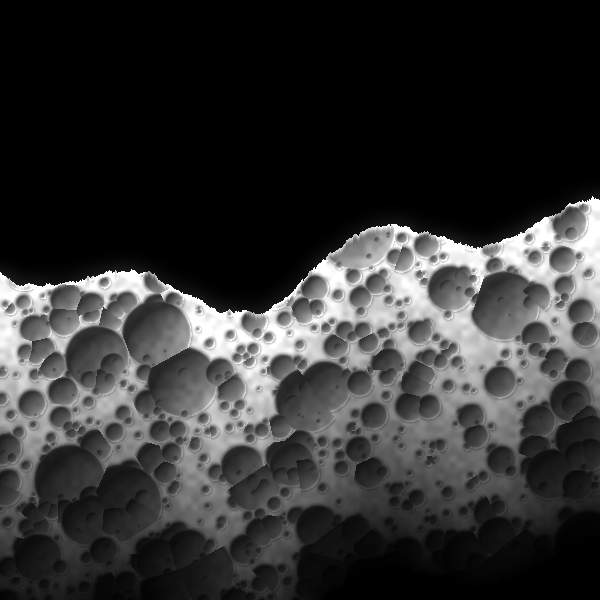
#> input picture examples/computed-sheets-kit/art/foam.png, 600 x 600 px, found by its file name
$ python stage_objects.py ../art/foam.png ../art/ue-depth.jpg ../art/constructivist.jpg
#> lines starting #> are read from the running program, lines starting #| are printed output that depends on the picture; after the words box and inside, x2 and y2 are one past the last pixel; in counts of white or black regions, pixels touching at a corner belong together
# Raster pieces for stage.cjs (usage: stage_objects.py ART_DIR OUT_DIR HOLO_SCREENSHOT): a computed 18-segment hex mirror and a debris blob behind
# it, both duotoned cobalt -> lavender -> signal yellow with a blue halftone in the shadows.
import numpy as np, sys
from PIL import Image
from scipy.ndimage import gaussian_filter, map_coordinates, binary_erosion
ART, OUT, HOLO = sys.argv[1], sys.argv[2], sys.argv[3]
rng = np.random.default_rng(7)
BLUE = np.array([20, 24, 240]) / 255; LAV = np.array([150, 152, 238]) / 255; YEL = np.array([247, 222, 112]) / 255; WHI = np.array([250, 248, 236]) / 255

def duotone(l):
    l = np.clip(l, 0, 1)[..., None]
    a = np.clip(l / .45, 0, 1); b = np.clip((l - .45) / .35, 0, 1); c = np.clip((l - .85) / .15, 0, 1)
    return (BLUE * (1 - a) + LAV * a) * (1 - b) + YEL * b * (1 - c) + WHI * c * b

def halftone(rgb, l, cell):
    H, W = l.shape; yy, xx = np.mgrid[0:H, 0:W]
    d = ((xx % cell - cell / 2) ** 2 + (yy % cell - cell / 2) ** 2) / (cell / 2) ** 2
    dots = d < np.clip((.42 - l) / .42, 0, 1) * 1.3
    return np.where((dots & (l < .42))[..., None], BLUE, rgb)

def tex(name, size):
#> called with name = 'foam.png', size = 600
    im = Image.open(f'{ART}/{name}').convert('L').resize((size, size), Image.BICUBIC)
#> im is the input picture: PIL image 600x600 L; min 0, max 255, mean 51.2
    return np.array(im).astype(float) / 255

# ---- hex mirror ----
N = 1100; s = 108.0; H = W = N; yy, xx = np.mgrid[0:H, 0:W].astype(float); X = xx - W / 2; Y = yy - H / 2
q = (2 / 3 * X) / s; r = (-1 / 3 * X + np.sqrt(3) / 3 * Y) / s
cx, cz = q, r; cy = -cx - cz
rx, ry, rz = np.round(cx), np.round(cy), np.round(cz)
dx, dy, dz = abs(rx - cx), abs(ry - cy), abs(rz - cz)
m1 = (dx > dy) & (dx > dz); m2 = (~m1) & (dy > dz)
rx = np.where(m1, -ry - rz, rx); ry = np.where(m2, -rx - rz, ry); rz = np.where(~m1 & ~m2, -rx - ry, rz)
ring = (abs(rx) + abs(ry) + abs(rz)) / 2
hx = s * 1.5 * rx; hy = s * np.sqrt(3) * (rz + rx / 2)
lx, ly = X - hx, Y - hy
edge = s * np.sqrt(3) / 2 - np.maximum(abs(ly), abs(lx) * np.sqrt(3) / 2 + abs(ly) / 2)
seg = (ring >= 1) & (ring <= 2) & (edge > 5)
hole = ring == 0
key = (rx * 7 + rz * 13).astype(int)
tilt = {k: rng.normal(0, .06, 2) for k in np.unique(key)}
tx = np.vectorize(lambda k: tilt[k][0])(key); ty = np.vectorize(lambda k: tilt[k][1])(key)
# curvature + per-segment tilt + bevel toward edges
bev = np.clip(1 - (edge - 5) / 22, 0, 1) ** 2
gx = np.sign(lx) * (abs(lx) * np.sqrt(3) / 2 > abs(ly)) ; gy = np.sign(ly)
nx = X / (W * 1.1) + tx + bev * .55 * (lx / (abs(lx) + abs(ly) + 1e-3))
ny = Y / (H * 1.1) + ty + bev * .55 * (ly / (abs(lx) + abs(ly) + 1e-3))
env = tex('foam.png', 600); env2 = tex('ue-depth.jpg', 600)
#> call 2 of tex, with name = 'ue-depth.jpg', size = 600
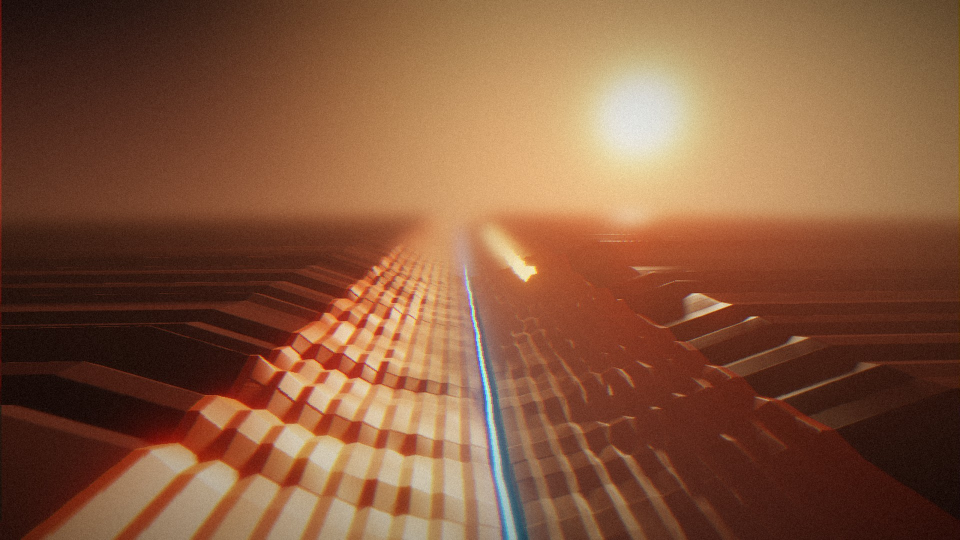
#> input picture examples/computed-sheets-kit/art/ue-depth.jpg, 1920 x 1080 px, found by its file name (shown at 1/2 size)
envT = .6 * env + .4 * env2
u = (xx / W * 1.4 + nx * 2.6) * 599; v = (yy / H * 1.4 + ny * 2.6) * 599
refl = map_coordinates(envT, [v, u], order=1, mode='grid-wrap')
L = np.array([-.5, -.7]); diff = .55 - (nx * L[0] + ny * L[1]) * 2.2
spec = np.exp(-(((nx + .18) ** 2 + (ny + .26) ** 2) / .004)) * 1.2
lum = .12 + .5 * refl + .3 * diff + spec + bev * .35 * (lx * -.5 + ly * -.7 > 0) - bev * .2 + .08 * (rng.random((H, W)) - .5)
# hole: a recessed tower seen from the front, concentric rings
rr = np.hypot(X, Y)
hl = .2 + .3 * (np.sin(rr / 4) > .7) + .3 * np.clip(1 - rr / 70, 0, 1) + .15 * map_coordinates(env, [np.clip(yy / H * 599, 0, 599), np.clip(xx / W * 599, 0, 599)], order=1)
lum = np.where(hole & (edge > 5), hl, lum)
inside = seg | (hole & (edge > 5))
rgb = halftone(duotone(lum), lum, 7)
#> in duotone, `return (BLUE * (1 - a) + LAV * a) * (1 - b) + YEL * b * (1 - c) + WHI ..`:
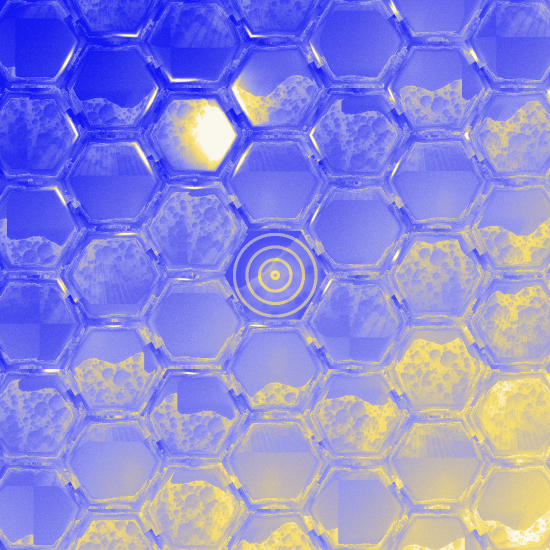
#> returned value: shape (1100, 1100, 3) float64 (shown at 1/2 size); mean of channels 0, 1, 2 0.554, 0.545, 0.85; drawn as R, G, B
#> in halftone, `H, W = l.shape`: H = 1100
#> in halftone, `yy, xx = np.mgrid[0:H, 0:W]`: yy: shape (1100, 1100) int64; 1100 distinct labels, from 0 to 1099
#> in halftone, `dots = d < np.clip((.42 - l) / .42, 0, 1) * 1.3`:
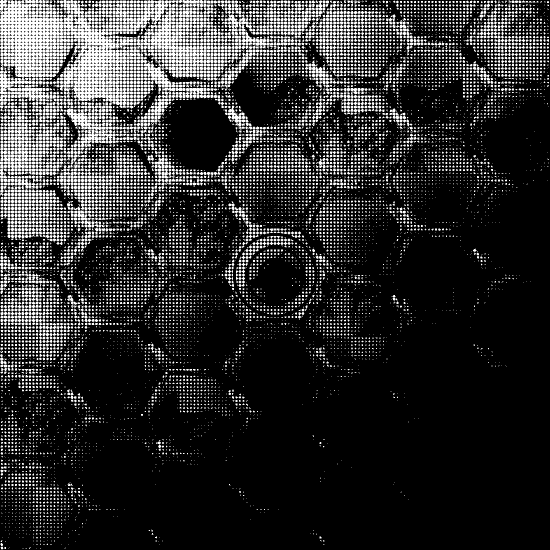
#> dots: shape (1100, 1100) bool (shown at 1/2 size); 17.9% white; 12420 white regions (9398 under 20 px), largest, box (x1, y1, x2, y2) and area: (0, 0, 266, 216) 31171, (295, 15, 427, 154) 6964, (218, 0, 357, 68) 3303
# backplane: dark frame around the mirror (dilated outline)
out = (ring <= 2)
frame = gaussian_filter(out.astype(float), 9) > .02
fr_l = .22 + .5 * tex('constructivist.jpg', 600)[np.clip((yy / H * 599).astype(int), 0, 599), np.clip((xx / W * 599).astype(int), 0, 599)]
#> call 3 of tex, with name = 'constructivist.jpg', size = 600
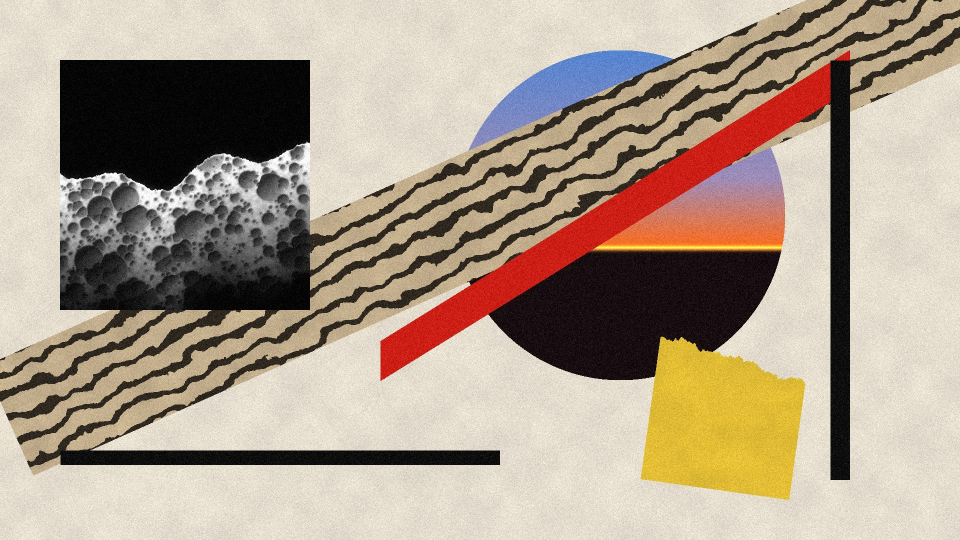
#> input picture examples/computed-sheets-kit/art/constructivist.jpg, 1920 x 1080 px, found by its file name (shown at 1/2 size)
frame_rgb = halftone(duotone(fr_l * .7), fr_l * .7, 6)
#> in duotone (call 2), `c = np.clip((l - 0.85) / 0.15, 0, 1)`: c: shape (1100, 1100, 1) float64; every value is 0
#> in halftone (call 2), `dots = d < np.clip((.42 - l) / .42, 0, 1) * 1.3`: dots: shape (1100, 1100) bool; 16% white; 16971 white regions (11090 under 20 px), largest, box (x1, y1, x2, y2) and area: (955, 1, 960, 6) 21, (961, 1, 966, 6) 21, (997, 1, 1002, 6) 21
a = np.where(inside, 1., np.where(frame & ~inside, 1., 0.))
col = np.where(inside[..., None], rgb, frame_rgb)
img = np.dstack([col, a])
Image.fromarray((np.clip(img, 0, 1) * 255).astype(np.uint8), 'RGBA').save(f'{OUT}/stage-mirror.png')

# ---- debris blob ----
BW, BH = 1500, 1000; yy, xx = np.mgrid[0:BH, 0:BW].astype(float); X = (xx - BW / 2) / (BW / 2); Y = (yy - BH / 2) / (BH / 2)
ang = np.arctan2(Y, X); rad = np.hypot(X, Y)
wob = sum(rng.normal(0, .08) * np.sin(k * ang + rng.uniform(0, 6.3)) for k in range(2, 7)) * .7
fine = gaussian_filter(rng.random((BH, BW)), 3); fine = (fine - fine.mean()) / fine.std()
mask = rad < .78 + wob + .025 * fine
t1 = np.array(Image.open(f'{ART}/ue-depth.jpg').convert('L').resize((BW, BH), Image.BICUBIC)).astype(float) / 255; t2 = np.array(Image.open(f'{ART}/foam.png').convert('L').resize((BW, BH))).astype(float) / 255
bl = .55 * t1 + .45 * t2; bl = .35 + .75 * (bl - bl.mean())
bl = bl + .25 * (1 - rad)
brgb = halftone(duotone(bl), bl, 6)
#> in duotone (call 3), `return (BLUE * (1 - a) + LAV * a) * (1 - b) + YEL * b * (1 - c) + WHI ..`:
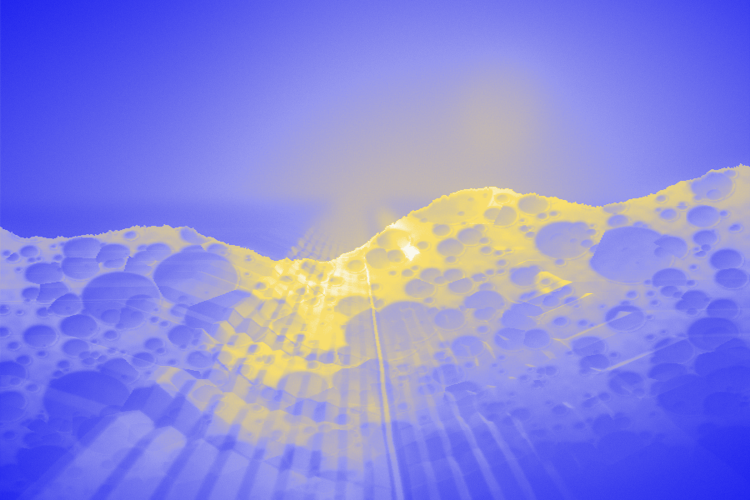
#> returned value: shape (1000, 1500, 3) float64 (shown at 1/2 size); mean of channels 0, 1, 2 0.538, 0.533, 0.869; drawn as R, G, B
#> call 3 of halftone, with cell = 6
#> in halftone (call 3), `H, W = l.shape`: H = 1000; W = 1500
#> in halftone (call 3), `yy, xx = np.mgrid[0:H, 0:W]`:
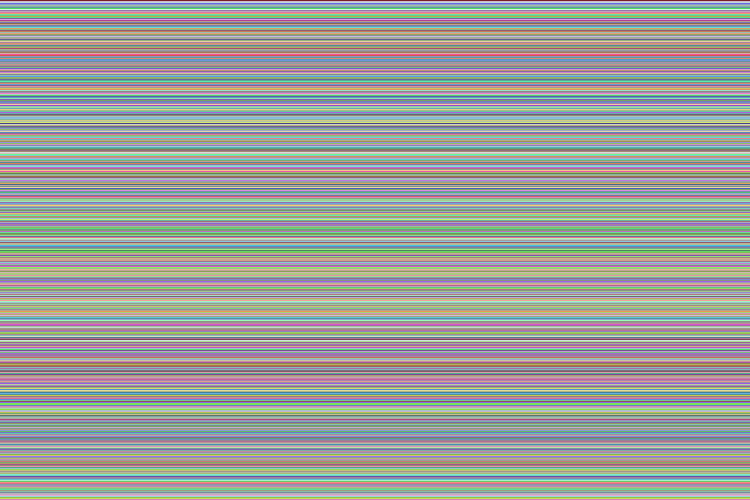
#> yy: shape (1000, 1500) int64 (shown at 1/2 size); 1000 distinct labels, from 0 to 999; one colour per label, 0 black
#> in halftone (call 3), `d = ((xx % cell - cell / 2) ** 2 + (yy % cell - cell / 2) ** 2) / (cel..`:
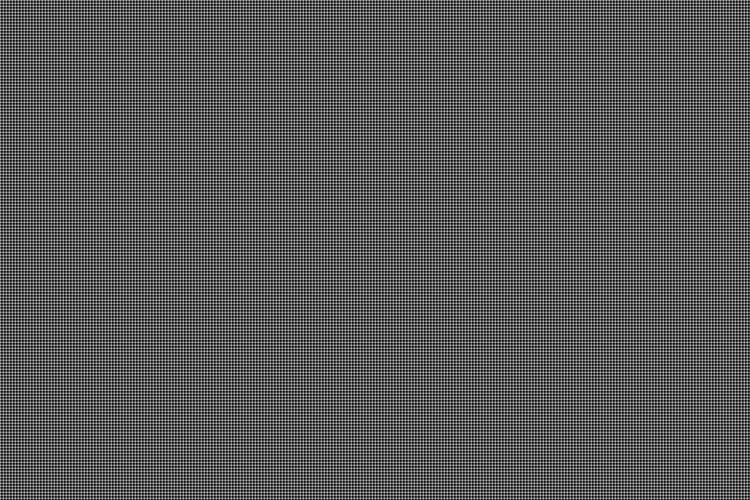
#> d: shape (1000, 1500) float64 (shown at 1/2 size); min 0, max 2, mean 0.704; drawn with min black and max white
edge_ = mask & ~binary_erosion(mask, iterations=2)
brgb = np.where(edge_[..., None], np.array([.15, .15, .2]), brgb)
alpha = np.where(mask, .78, 0.); alpha = np.where(edge_, 1., alpha)
Image.fromarray((np.clip(np.dstack([brgb, alpha]), 0, 1) * 255).astype(np.uint8), 'RGBA').save(f'{OUT}/stage-blob.png')

# ---- cyclotron and re-inked hologram ----

# ---- cyclotron ----
N = 1100; yy, xx = np.mgrid[0:N, 0:N].astype(float); X = xx - N / 2; Y = yy - N / 2; R = np.hypot(X, Y); A = np.arctan2(Y, X)
Rd = 430; gap = 26
disc = R < Rd
dee = disc & (abs(X) > gap / 2)
env = .6 * tex('foam.png', 600) + .4 * tex('ue-depth.jpg', 600)
# brushed radial metal + concave dish normal
nx = X / Rd * .5 + .03 * np.sin(A * 90); ny = Y / Rd * .5 + .03 * np.cos(A * 90)
refl = map_coordinates(env, [(yy / N * 1.2 + ny * 2) * 599, (xx / N * 1.2 + nx * 2) * 599], order=1, mode='grid-wrap')
lum = .15 + .45 * refl + .35 * (.5 - (nx * -.5 + ny * -.7)) + .03 * np.sin(R / 3)
rimw = np.clip(1 - abs(R - Rd + 14) / 14, 0, 1); lum = lum + rimw * .4 * (np.sin(A + 2.2) > 0) - rimw * .2
# dee edges
de = np.clip(1 - (abs(X) - gap / 2) / 10, 0, 1) * dee; lum = lum + de * .45
lum = np.where(disc & ~dee, .08 + .1 * (np.sin(Y / 5) > .5), lum)
# spiral beam: r grows with sqrt(turns); semicircles alternate centre across the gap
beam = np.zeros_like(R)
for t in np.linspace(0.05, 44 * np.pi, 30000):
    rr = 33 * np.sqrt(t); k = int(t // np.pi); sh = gap / 2 * (1 if k % 2 == 0 else -1)
    px = N / 2 + sh + rr * np.cos(t); py = N / 2 + rr * np.sin(t)
    if rr > Rd - 20: break
    ix, iy = int(px), int(py); beam[iy - 1:iy + 2, ix - 1:ix + 2] = 1
beam = gaussian_filter(beam, 1.2); beam = beam / beam.max()
rgb = halftone(duotone(lum), lum, 7)
rgb = np.where((beam > .15)[..., None], YEL * (1 - beam[..., None] * .2) + WHI * beam[..., None] * .2, rgb)
# yoke: octagonal frame
oct_ = np.maximum(abs(X), abs(Y)); oct_ = np.maximum(oct_, (abs(X) + abs(Y)) / np.sqrt(2))
yoke = (oct_ < 520) & ~disc
yl = .25 + .4 * tex('constructivist.jpg', N) * .8 + .15 * (np.sin(oct_ / 4) > .8)
rgb = np.where(yoke[..., None], halftone(duotone(yl), yl, 6), rgb)
a = (disc | yoke).astype(float)
Image.fromarray((np.clip(np.dstack([rgb, a]), 0, 1) * 255).astype(np.uint8), 'RGBA').save(f'{OUT}/stage-cyclotron.png')

# ---- hologram re-inked ----
im = np.array(Image.open(HOLO).convert('RGB')).astype(float) / 255
Hh, Ww, _ = im.shape; sc = Hh / 1080
#> after `Hh, Ww, _ = im.shape`: Hh = 1080; Ww = 1920
#> after `sc = Hh / 1080`: sc = 1
c = im[int(170 * sc):int(1010 * sc), int(560 * sc):int(1880 * sc)]
l = c.max(-1); warm = np.clip((c[..., 1] - c[..., 2]) * 3, 0, 1) * (c[..., 0] > .8)  # pale amber prisms
l = np.clip((l - .2) / .6, 0, 1)
h, w = l.shape; yy, xx = np.mgrid[0:h, 0:w]; e = ((xx - w / 2) / (w / 2)) ** 2 + ((yy - h * .55) / (h * .55)) ** 2
#> after `h, w = l.shape`: h = 840; w = 1320
fade = np.clip((1.05 - e) / .2, 0, 1)
col = np.where((warm > .3)[..., None], YEL, BLUE)
alpha = np.clip(l * 1.25, 0, 1) * fade
Image.fromarray((np.dstack([col * np.ones_like(c), alpha]) * 255).astype(np.uint8), 'RGBA').save(f'{OUT}/stage-holo-ink.png')
print('ok', w, h)
#| ok 1320 840
